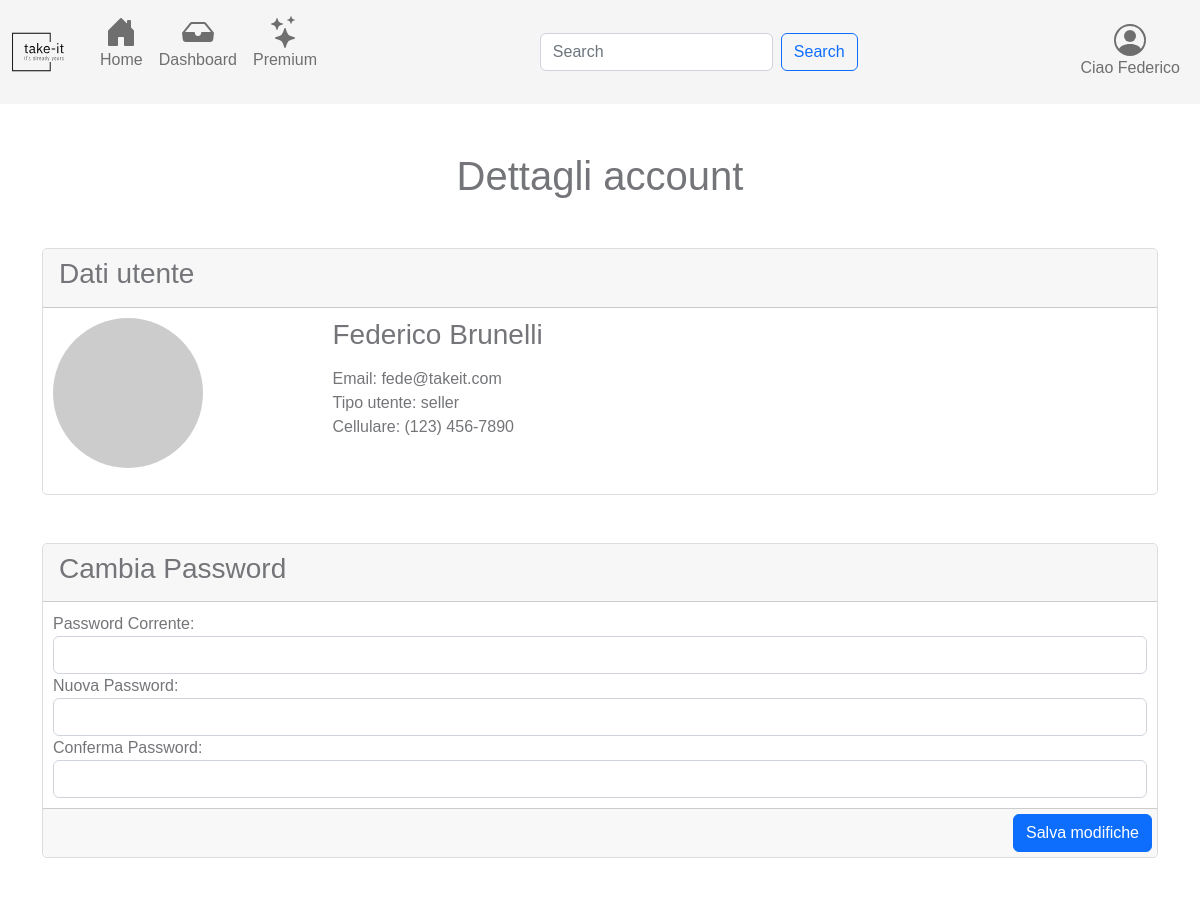
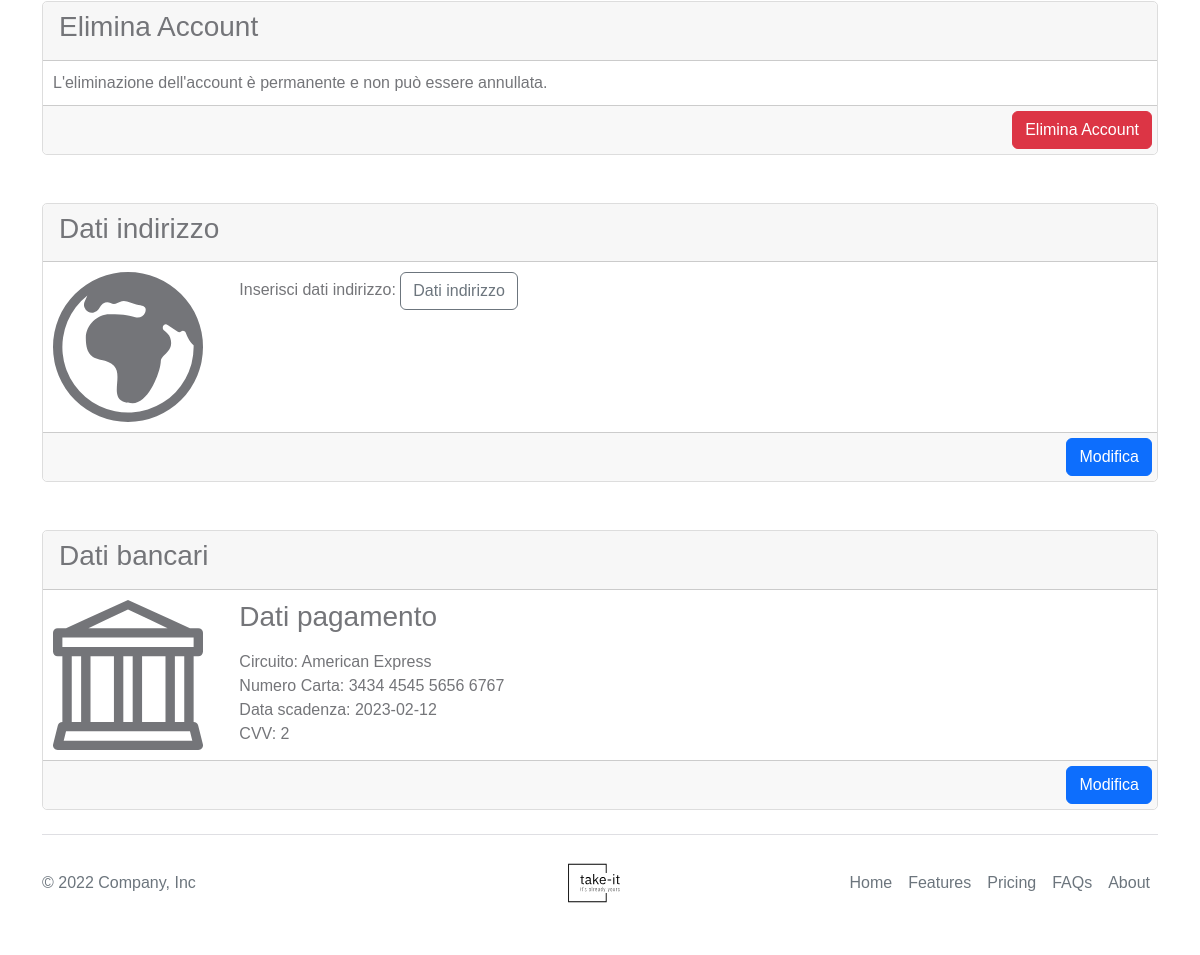
/account.php (signed in), run on the app's committed database (2 pictures, top to bottom).
### tables this page shows
CREATE TABLE IF NOT EXISTS `Utente` (
  `Id` int(11) NOT NULL AUTO_INCREMENT,
  `Nome` varchar(50) NOT NULL,
  `Cognome` varchar(50) NOT NULL,
  `Email` varchar(50) NOT NULL,
  `Password` varchar(32) NOT NULL,
  `Claim_id` int(11) NOT NULL,
  `Indirizzo_id` int(11) NOT NULL,
  `Status` int(11) NOT NULL,
  `Timestamp` timestamp NOT NULL DEFAULT current_timestamp(),
  PRIMARY KEY (`Id`),
  KEY `Indirizzo_id` (`Indirizzo_id`),
  KEY `Claim_id` (`Claim_id`)
);

CREATE TABLE IF NOT EXISTS `Claim` (
  `Id` int(11) NOT NULL AUTO_INCREMENT,
  `Descrizione` varchar(50) NOT NULL,
  `Conto` decimal(10,0) NOT NULL,
  `Status` int(5) NOT NULL,
  `Timestamp` timestamp NOT NULL DEFAULT current_timestamp(),
  PRIMARY KEY (`Id`)
);

CREATE TABLE IF NOT EXISTS `Forma_di_pagamento` (
  `Id` int(11) NOT NULL AUTO_INCREMENT,
  `Circuito` varchar(20) NOT NULL,
  `Numero_carta` varchar(20) NOT NULL,
  `Data_scadenza` varchar(20) NOT NULL,
  `CVV` int(3) NOT NULL,
  `Tipo_di_pagamento` int(10) NOT NULL,
  `Utente_id` int(11) NOT NULL,
  `Status` int(11) NOT NULL,
  `Timestamp` timestamp NOT NULL DEFAULT current_timestamp(),
  PRIMARY KEY (`Id`),
  KEY `Utente_id` (`Utente_id`)
);

### account.php (called while the page is built, shortened)
<?php
include("./src/classes/Dbh.php");
require_once("./script/account.script.php");
require './templates/views/user/account.php';
require_once("./templates/base.php");

### src/classes/Dbh.php (called while the page is built, shortened)
<?php
include("./src/utility/UtilsFunctions.php");
include("./src/classes/Session.php");
class Dbh
{
    protected mysqli $connection;
    public function __construct($dbhost = 'localhost', $dbuser = 'root', $dbpass = '', $dbname = 'e-commerce', $charset = 'utf8')
    {
        try {
            $this->connection = new mysqli($dbhost, $dbuser, $dbpass, $dbname);
            $this->connection->set_charset($charset);
        } catch (Exception $e) {
            echo "[Dbh:26] Sono qui";
            echo "Connection failed: " . mysqli_connect_error();
        }
    }
    public function execute($sql, ...$params): array|int|string
    {
        $types = "";
        if ($stmt = $this->connection->prepare($sql)) {
            if (!$stmt->execute()) {
                return "Execute failed: (" . $stmt->errno . ") " . $stmt->error;
            }
            if ($stmt->errno == 0) {
                $result = $stmt->get_result();
                return $result->fetch_all(MYSQLI_ASSOC);
            } else {
                return "Errore" . $stmt->errno;
            }
        } else {
            return 'Unable to prepare MySQL statement (check your syntax) - ' . $this->connection->error;
        }
    }
    public function getRecord(string $tableName, string $where): mixed
    {
        $response = $this->execute("SELECT * FROM `$tableName` WHERE $where");
        return !empty($response) && $response[0] !== null
            ? $response[0]
            : null;
    }
}

### src/classes/Session.php (called while the page is built, shortened)
<?php
class Session extends Dbh
{
    private readonly int $id;
    public function __construct($id)
    {
        $this->id = $id;
        $this->init();
    }
    private function init(): void
    {
        if ($this->checkSessionId($this->id)) {
            $claimType = $this->getClaimTypeFromId($this->id);
        }
    }
    public function checkSessionId($id): bool
    {
        if (isset($id)) {
            $response = parent::execute("SELECT * FROM `Utente` WHERE `Id` = '$id' ");
            if (is_int($response[0]["Id"])) {
                $this->setSessionUser($response[0]);
                $user = $this->getCurrentUser();
                return $user[ID] > 0 && $user["Id"] == $id;
            }
        }
        return false;
    }
    public function setSessionUser($params): void
    {
        $_SESSION[CARRELLO_ID] = $this->getUserCartIdFromDb() !== null && $this->getUserCartIdFromDb() !== CARRELLO_UNSET
            ? $this->getUserCartIdFromDb()
            : $this->bindCartWithUser();
        $_SESSION[RACCOLTA_ID] = $this->getUserCollectionIdFromDb() !== null && $this->getUserCartIdFromDb() !== RACCOLTA_UNSET
            ? $this->getUserCollectionIdFromDb()
            : $this->generateCollectionRecord();
    }
    public function getCurrentUser(): array|int
    {
        return [
            ID => $_SESSION[ID],
            NOME => $_SESSION[NOME],
            COGNOME => $_SESSION[COGNOME],
            EMAIL => $_SESSION[EMAIL],
            PASSWORD => $_SESSION[PASSWORD],
            STATUS => $_SESSION[STATUS],
            CLAIM_ID => $_SESSION[CLAIM_ID],
            INDIRIZZO_ID => $_SESSION[INDIRIZZO_ID],
            CARRELLO_ID => $_SESSION[CARRELLO_ID],
            RACCOLTA_ID => $_SESSION[RACCOLTA_ID]
        ];
    }
    public function getUserCollectionIdFromDb() {
        $where = "Utente_id = " . $this->getCurrentUser()[ID];
        $res = parent::getRecord(RACCOLTA, $where);
        if ($res !== null) {
            return UtilsFunctions::checkResponse($res[ID])
                ? $res[ID]
                : RACCOLTA_UNSET;
        }
        return null;
    }
    public function getUserCartIdFromDb()
    {
        $where = UTENTE_ID." = ".$this->getCurrentUser()[ID];
        $res = parent::getRecord(CARRELLO, $where);
        if ($res !== null) {
            return UtilsFunctions::checkResponse($res[ID])
                ? $res[ID]
                : CARRELLO_UNSET;
        }
        return null;
    }
    public function getClaimTypeFromId($id): ?string
    {
        $res = parent::execute("SELECT * FROM Claim WHERE Id = '$id' ");
        return $res ? $res[0][DESCRIZIONE] : "";
    }
}

### script/account.script.php (called while the page is built, shortened)
<?php
require_once "./src/classes/Session.php";
if (isset($_SESSION[ID])) {
    $session = new Session($_SESSION[ID]);
} else {
    echo "Non sei loggato";
}

### src/utility/UtilsFunctions.php (called while the page is built, shortened)
<?php
class UtilsFunctions
{
    public static function checkResponse($response): bool
    {
        return is_int($response) && $response > 0;
    }
}

### templates/views/user/account.php (the view, shortened to what this page needs)
<div class="container mt-5">
    <h1 class="text-center">Dettagli account</h1>
    <div class="card mt-5">
        <div class="card-header">
            <h3>Dati utente</h3>
        </div>
        <div class="card-body">
            <div class="row">
                <div class="col-md-3">
                    <img src="https://via.placeholder.com/150x150" class="rounded-circle mb-3">
                </div>
                <div class="col-md-9">
                    <?php
                    if (isset($_SESSION[ID])) {
                        $session = new Session($_SESSION[ID]);
                        echo
                        '<h3 class="mb-3">' . $session->getCurrentUser()[NOME] . ' ' . $session->getCurrentUser()[COGNOME] . '</h3>
                            <p class="mb-0">Email: ' . $session->getCurrentUser()[EMAIL] . '</p>
                            <p class="mb-0">Tipo utente: ' . $session->getClaimTypeFromId($session->getCurrentUser()[CLAIM_ID]). '</p>
                            <p class="mb-0">Cellulare: (123) 456-7890</p>
                        ';
                    } else {
                    }
                    ?>
                </div>
            </div>
        </div>
    </div>
    <div class="card mt-5">
        <div class="card-header">
            <h3>Cambia Password</h3>
        </div>
        <form>
            <div class="card-body">
                <div class="form-group">
                    <label for="currentPassword">Password Corrente:</label>
                    <input type="password" class="form-control" id="currentPassword" required>
                </div>
                <div class="form-group">
                    <label for="newPassword">Nuova Password:</label>
                    <input type="password" class="form-control" id="newPassword" required>
                </div>
                <div class="form-group">
                    <label for="confirmPassword">Conferma Password:</label>
                    <input type="password" class="form-control" id="confirmPassword" required>
                </div>
            </div>
            <div class="card-footer d-flex justify-content-end">
                <button class="btn btn-primary ml-auto">Salva modifiche</button>
            </div>
        </form>
    </div>
    <div class="card mt-5">
        <div class="card-header">
            <h3>Elimina Account</h3>
        </div>
        <form method="post">
            <div class="card-body">
                <p class="mb-0">L'eliminazione dell'account è permanente e non può essere annullata.</p>
            </div>
            <div class="card-footer d-flex justify-content-end">
                <button class="btn btn-danger ml-auto" type="submit" name="btn-delete">Elimina Account</button>
            </div>
        </form>
    </div>
    <div class="card mt-5">
        <div class="card-header">
            <h3>Dati indirizzo</h3>
        </div>
        <form>
            <div class="card-body">
                <div class="row">
                    <form method="post">
                        <div class="col-md-2">
                        </div>
                        <div class="col-md-10">
                            <?php
                            if (isset($_SESSION[ID])) {
                                $session = new Session($_SESSION[ID]);
                                $where = "Id = " . $session->getCurrentUser()[INDIRIZZO_ID] . " AND Id != 1";
                                $addressObj = $session->getRecord(INDIRIZZO, $where);
                                if ($addressObj !== null) {
                                    echo
                                        '<h3 class="mb-3">Dati indirizzo</h3>
                                    <p class="mb-0">Via: ' . $addressObj[VIA] . '</p>
                                    <p class="mb-0">Città: ' . $addressObj[CITTA] . '</p>
                                    <p class="mb-0">Civico: ' . $addressObj[NUMERO_CIVICO] . ' </p>
                                    <p class="mb-0">CAP: ' . $addressObj[CAP] . ' </p>';
                                } else {
                                    echo '<div>Inserisci dati indirizzo: <a class="btn btn-outline-secondary" href="./address.php">Dati indirizzo</a></div>';
                                }
                            }
                            ?>
                        </div>
                </div>
            </div>
            <div class="card-footer d-flex justify-content-end">
                <button class="btn btn-primary ml-auto" name="btn-address">Modifica</button>
            </div>
        </form>
    </div>
    <div class="card mt-5">
        <div class="card-header">
            <h3>Dati bancari</h3>
        </div>
            <div class="card-body">
                <div class="row">
                    <div class="col-md-2">
                    </div>
                    <div class="col-md-10">
                        <?php
                        if (isset($_SESSION[ID])) {
                            $session = new Session($_SESSION[ID]);
                            $where = "Utente_id = " . $session->getCurrentUser()[ID];
                            $cardPayObj = $session->getRecord(FORMA_DI_PAGAMENTO, $where);
                            if ($cardPayObj !== null) {
                                echo
                                    '<h3 class="mb-3">Dati pagamento</h3>
                                    <p class="mb-0">Circuito: ' . $cardPayObj[CIRCUITO] . '</p>
                                    <p class="mb-0">Numero Carta: ' . $cardPayObj[NUMERO_CARTA] . '</p>
                                    <p class="mb-0">Data scadenza: ' . $cardPayObj[DATA_SCADENZA] . ' </p>
                                    <p class="mb-0">CVV: ' . $cardPayObj[CVV] . ' </p>';
                            } else {
                                echo '<div>Inserisci dati pagamento: <a class="btn btn-outline-secondary" href="./cardPayForm.php">Forma di pagamento</a></div>';
                            }
                        }
                        ?>
                    </div>
                    </div>
                </div>
                <div class="card-footer d-flex justify-content-end">
                    <a class="btn btn-primary ml-auto" href="./address.php">Modifica</a>
                </div>
            </div>
    </div>

### templates/views/utils/navbar.php (shortened to what this page needs)
<nav class="navbar navbar-expand-lg bg-light bd-navbar sticky-top" id="navbar-main">
    <div class="container-fluid">
        <a class="navbar-brand" href="<?php echo ROOT; ?>">
            <img src="<?php echo IMG; ?>/logo.svg" width="64" height="64" alt="Logo">
        </a>
        <div class="collapse navbar-collapse" id="navbarSupportedContent">
            <ul class="navbar-nav me-auto mb-2 mb-lg-0 flex-row justify-content-between">
                <li class="nav-item">
                    <a class="nav-link" aria-current="page" href="<?php echo ROOT; ?>">
                        <div class="nav-caption-item">
                            <p>Home</p>
                        </div>
                    </a>
                </li>
                <?php
                    if (isset($_SESSION[ID])) {
                        $session = new Session($_SESSION[ID]);
                            $claimType = $session->getClaimTypeFromId($session->getCurrentUser()[CLAIM_ID]);
                        switch ($claimType) {
                            case CLAIM_SELLER_DESC:
                            case CLAIM_SELLER_PR0_DESC:
                                echo
                                '<li class="nav-item">
                                    <a class="nav-link" aria-current="page" href="./dashboard.php">
                                        <svg xmlns="http://www.w3.org/2000/svg" width="32" height="32" fill="currentColor" class="bi bi-inbox-fill nav-icon-item" viewBox="0 0 16 16">
                                            <path d="M4.98 4a.5.5 0 0 0-.39.188L1.54 8H6a.5.5 0 0 1 .5.5 1.5 1.5 0 1 0 3 0A.5.5 0 0 1 10 8h4.46l-3.05-3.812A.5.5 0 0 0 11.02 4H4.98zm-1.17-.437A1.5 1.5 0 0 1 4.98 3h6.04a1.5 1.5 0 0 1 1.17.563l3.7 4.625a.5.5 0 0 1 .106.374l-.39 3.124A1.5 1.5 0 0 1 14.117 13H1.883a1.5 1.5 0 0 1-1.489-1.314l-.39-3.124a.5.5 0 0 1 .106-.374l3.7-4.625z" />
                                        </svg>
                                    <div class="nav-caption-item">
                                        <p>Dashboard</p>
                                    </div>
                                    </a>
                                </li>';
                                break;
                        }
                    }
                ?>
                <li class="nav-item">
                    <a class="nav-link" aria-current="page" href="./premium.php">
                        <div class="nav-caption-item">
                            <p>Premium</p>
                        </div>
                    </a>
                </li>
            </ul>
            <form class="d-flex" role="search">
                <input class="form-control me-2" type="search" placeholder="Search" aria-label="Search">
                <button class="btn btn-outline-primary" type="submit">Search</button>
            </form>
            <ul class="navbar-nav flex-row flex-wrap ms-md-auto justify-content-between" id="btn-toogle-navbar">
                <li class="nav-item dropdown">
                    <a class="nav-link" href="#" role="button" data-bs-toggle="dropdown" aria-expanded="false">
                        <div class="nav-caption-item">
                            <?php
                                if(isset($_SESSION["Id"])) {
                                    try {
                                        $session = new Session($_SESSION["Id"]);
                                        $user = $session->getCurrentUser();
                                        if ($user[ID] !== ID_UNSET) {
                                            echo 'Ciao ' . $user[NOME];
                                        } else {
                                            echo '<p>Utente</p>';
                                        }
                                    } catch (Exception $e) {
                                        echo $e->getMessage();
                                    }
                                } else {
                                    echo '<p>Utente</p>';
                                }
                            ?>
                        </div>
                    </a>
                </li>
            </ul>
        </div>
    </div>
</nav>

### data on the page
utente: Nome "Federico", Cognome "Brunelli", Email "fede@takeit.com", Claim.Descrizione "seller"
forma_di_pagamento: Circuito "American Express", Numero_carta "3434 4545 5656 6767", Data_scadenza "2023-02-12", CVV "2"
